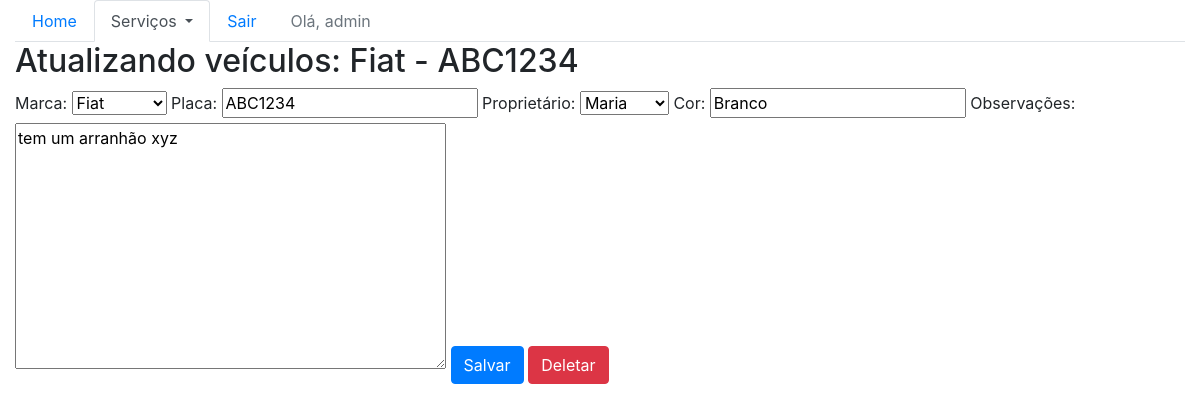
Page /sistema/veiculos-update/1 (signed in) on the committed database.
### core/models.py (models this page shows)
class Veiculo(models.Model):
    marca = models.ForeignKey("Marca", on_delete=models.CASCADE)
    placa = models.CharField(max_length=7)
    proprietario = models.ForeignKey("Pessoa", verbose_name="proprietário", on_delete=models.CASCADE)
    cor = models.CharField(max_length=15)
    observacoes = models.TextField("observações")
    class Meta:
        verbose_name = "Veículo"
        verbose_name_plural = "Veículos"
    def __str__(self):
        return self.marca.nome + " - " + self.placa

class Marca(models.Model):
    nome = models.CharField(max_length=50)
    class Meta:
        verbose_name = "marca"
        verbose_name_plural = "marcas"
    def __str__(self):
        return self.nome

### core/views.py (the view)
@login_required
def veiculo_update(request, id):
    data = {}
    veiculo = Veiculo.objects.get(id=id)
    form = VeiculoForm(request.POST or None, instance=veiculo)
    data['veiculo'] = veiculo
    data['form'] = form
    if request.method == 'POST':
        if form.is_valid():
            form.save()
            return redirect('core_lista_veiculos')
    else:
        return render(request, 'core/update_veiculo.html', data)

### core/forms.py
class VeiculoForm(ModelForm):
    class Meta:
        model = Veiculo
        fields = ('__all__')

### core/models.py (called while the page is built)
    def __str__(self):
        return self.nome

### core/templates/core/update_veiculo.html (shortened to what this page needs)
{% extends 'base.html' %}
{% load bootstrap %}
{% block main %}
    <div class="row">
        <div class="col">
            <h2>Atualizando veículos: {{ veiculo }} </h2>
        </div>
    </div>
    <div class="row">
        <div class="col">
            <form
                action=" {% url 'core_veiculo_update' veiculo.id %} "
                method="post">
                {{ form|bootstrap }}
                <button class="btn btn-primary" type="submit">Salvar</button>
                <a
                    href="{% url 'core_delete_veiculo' veiculo.id %}"
                    class="btn btn-danger">
                    Deletar
                </a>
            </form>
        </div>
    </div>
{% endblock main %}

### templates/base.html (shortened to what this page needs)
{% load static %}
<!DOCTYPE html>
<html lang="pt-br">
<head>
    <link rel="stylesheet" href="{% static 'bootstrap/css/bootstrap.css' %}">
</head>
<body>
    <div class="container-fluid">
        <ul class="nav nav-tabs">
            <li class="nav-item">
                <a
                    class="nav-link
                        "
                    href="{% url 'core_home' %}">
                    Home
                </a>
            </li>
            <li class="nav-item dropdown">
                <a
                    class="nav-link dropdown-toggle
                        {% if not request.resolver_match.url_name == 'core_home' %}
                            active
                        {% endif %}"
                    data-toggle="dropdown" href="#"
                    role="button"
                    aria-haspopup="true"
                    aria-expanded="false">
                    Serviços
                </a>
            </li>
            {% if user.is_authenticated %}
                <li class="nav-item">
                    <a class="nav-link" href="{% url 'logout' %}">Sair</a>
                </li>
                <li class="nav-item">
                    <a class="nav-link disabled" href="#">Olá, {{ user }}</a>
                </li>
            {% else %}
                <li class="nav-item">
                    <a class="nav-link" href="{% url 'login' %}">Entrar</a>
                </li>
            {% endif %}
        </ul>
        {% block main %}
        {% endblock main %}
    </div>
</body>
</html>

### rows in the picture
Veiculo: marca+placa "Fiat - ABC1234", marca "Fiat", placa "ABC1234", proprietario "Maria", cor "Branco", observacoes "tem um arranhão xyz"

### other values in the picture
{{ user }} "admin"
